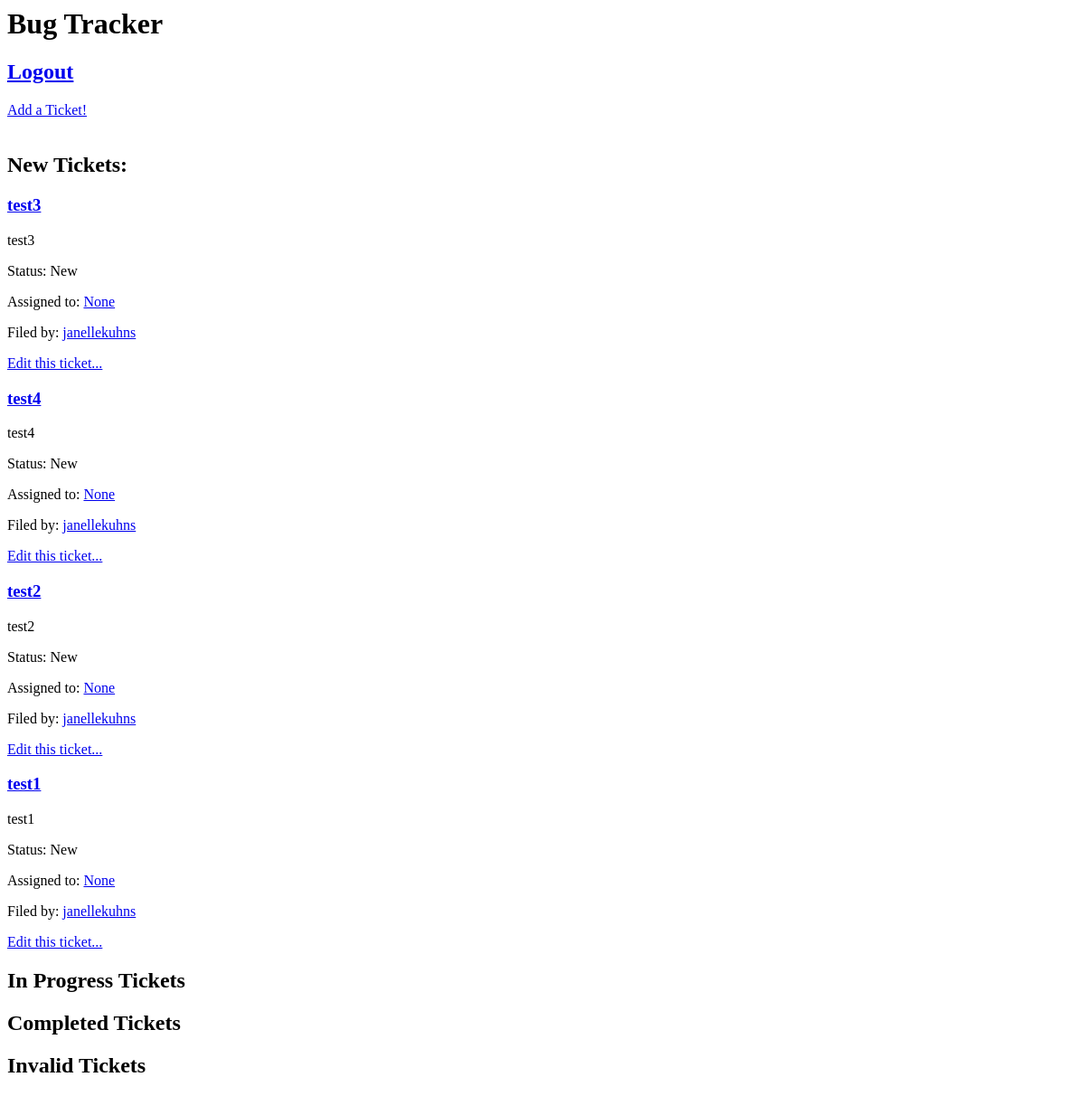
Page / (signed in) on the earlier database version.
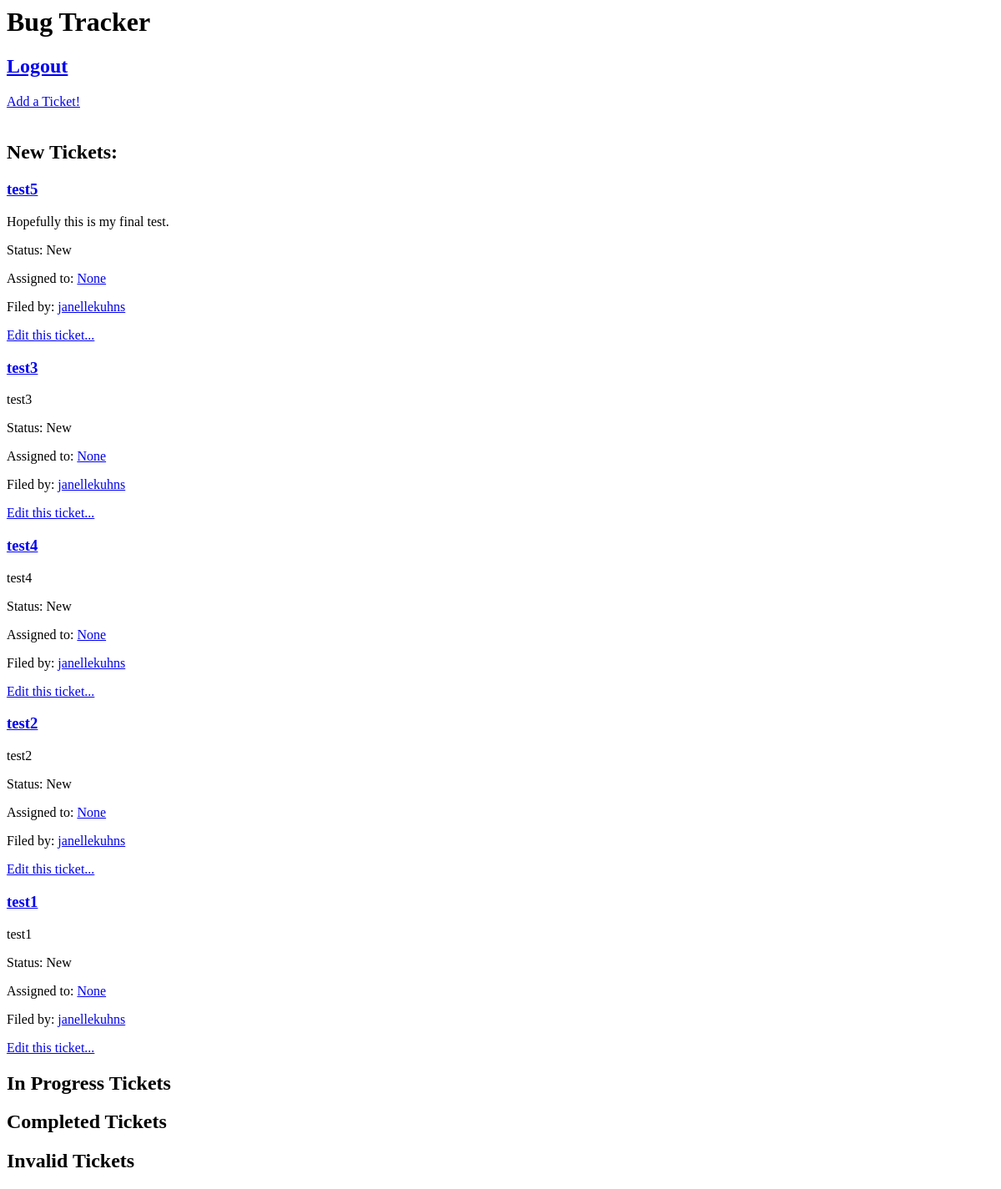
Same page on the later database version.
### bugtrackerapp/models.py (models this page shows, shortened)
class Ticket(models.Model):
    title = models.CharField(max_length=100)
    date = models.DateTimeField(default=timezone.now)
    description = models.CharField(max_length=250)
    filing_user = models.ForeignKey(CustomUser, on_delete=models.CASCADE, related_name='filing_user')
    NEW = 'New'
    IN_PROGRESS = 'In Progress'
    DONE = 'Done'
    INVALID = 'Invalid'
    TICKET_STATUS_CHOICES = [
        (NEW, 'New'),
        (IN_PROGRESS, 'In Progress'),
        (DONE, 'Done'),
        (INVALID, 'Invalid')
    ]
    ticket_status = models.CharField(max_length=25, choices=TICKET_STATUS_CHOICES, default=NEW)
    assigned_user = models.ForeignKey(CustomUser, on_delete=models.CASCADE, related_name='assigned_user', blank=True, null=True)
    completed_user = models.ForeignKey(CustomUser, on_delete=models.CASCADE, related_name='completed_user', blank=True, null=True)

class CustomUser(AbstractUser):
    pass

### bugtrackerapp/views.py (the view)
# urls.py: path('', views.index, name='homepage'),
def index(request):
    html = 'index.html'
    new_tickets = Ticket.objects.filter(ticket_status='New').order_by('-date')
    in_progress_tickets = Ticket.objects.filter(ticket_status='In_Progress').order_by('-date')
    done_tickets = Ticket.objects.filter(ticket_status='Done').order_by('-date')
    invalid_tickets = Ticket.objects.filter(ticket_status='Invalid').order_by('-date')
    return render(request, html, { 'new_tickets': new_tickets, 'in_progress_tickets': in_progress_tickets, 'done_tickets': done_tickets, 'invalid_tickets': invalid_tickets})

### bugtrackerapp/templates/index.html (shortened to what this page needs)
<h1>Bug Tracker</h1>
    <h2>
        {% if not user.is_authenticated %}
                <a href="login/">Login</a>
        <br>
                <a href="signup/">Or sign up here...</a>
        {% elif user.is_authenticated %}
                <a href="logout/">Logout</a>
        {% endif %}
    </h2>
{% if user.is_authenticated %}
    <a href="addticket/">Add a Ticket!</a>
<h2>New Tickets:</h2>
    {% for ticket in new_tickets %}
        <h3><a href="/ticket/{{ticket.id}}">{{ ticket.title }}</a></h3>
            <p>{{ ticket.description }}</p>
            <p>Status: {{ticket.ticket_status}}</p>
            <p>Assigned to: <a href="/user/{{ticket.assigned_user.id}}">{{ ticket.assigned_user }}</a></p>
            <p>Filed by: <a href="/user/{{ticket.filing_user.id}}">{{ ticket.filing_user }}</a></p>
            <p><a href="/edit/{{ticket.id}}">Edit this ticket...</a></p>
    {% endfor %}
<h2>In Progress Tickets</h2>
<h2>Completed Tickets</h2>
<h2>Invalid Tickets</h2>
{% endif %}

Differences in the rows shown:
added Ticket: title "test5", description "Hopefully this is my final test.", ticket_status "New", assigned_user "None", filing_user "janellekuhns"
